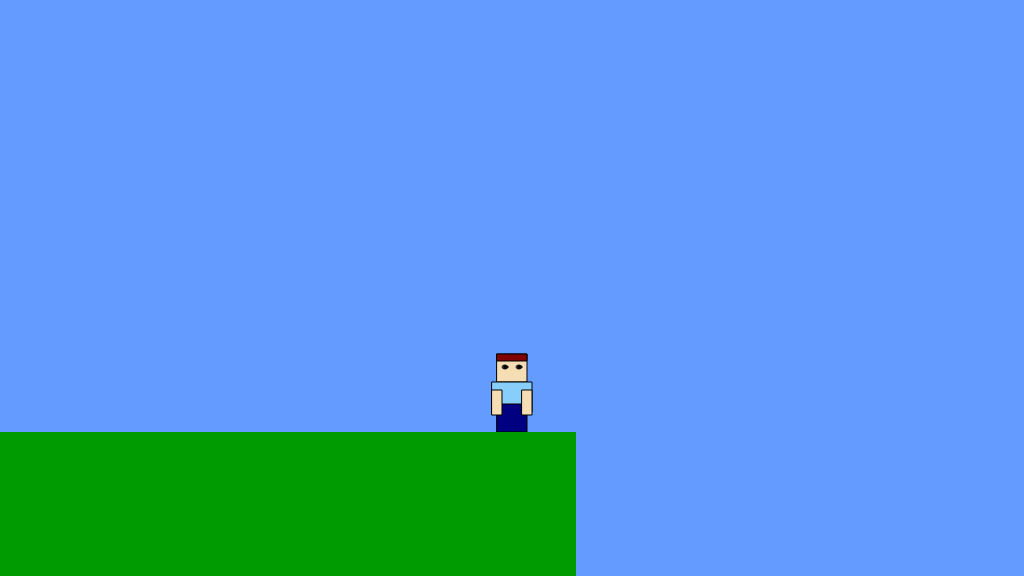
Frame 1 (no input)
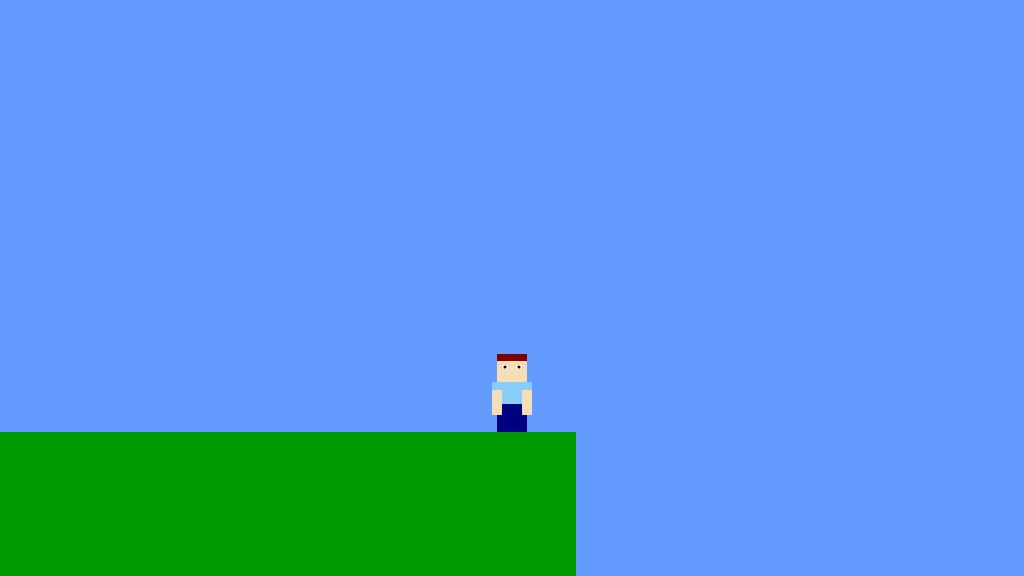
Frame 60 (no input)
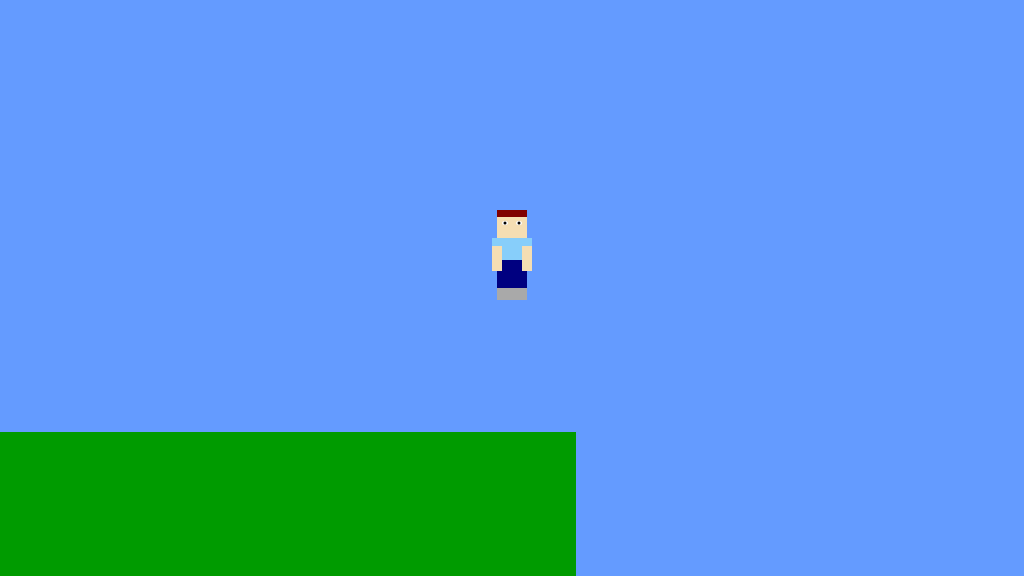
Frame 120 (the mouse pressed at the canvas centre since frame 60)

The p5.js sketch that drew these frames (run headless with seeded random() and noise() and a simulated clock; from frame 60 on, the mouse is pressed at the canvas centre):

// p5.js sketch
// ── sketch.js
/*

The Game Project

2b - using variables

*/

var floorPos_y;

var gameChar_x;
var gameChar_y;

var treePos_x;
var treePos_y;

var canyon;
var collectable;

var mountain;
var cloud;


function setup()
{
	createCanvas(1024, 576);
	floorPos_y = 432; //NB. we are now using a variable for the floor position

	//NB. We are now using the built in variables height and width
	gameChar_x = width/2;
	gameChar_y = floorPos_y;

	treePos_x = width/2;
	treePos_y = height/2;
}

function draw()
{
	background(100, 155, 255); //fill the sky blue
	gameCharacter()

	noStroke();
	fill(0, 155, 0);
	rect(0, floorPos_y, height, width - floorPos_y); //draw some green ground
	// //Standing, facing frontwards
	// var skinColor = color(245,222,179);//Wheat
	// var shirtColor = color(135,206,250) // LightSkyBlue
	// var trouserColor = color(0,0,128) // Navy
	// var shoesColor = color(169,169,169) // DarkGray
	// //head
	// fill(skinColor)
	// rect(gameChar_x-15, gameChar_y-80+2, 30, 28);
	// fill(128,0,0)//maroon
	// rect(gameChar_x-15, gameChar_y-80+2, 30, 7); // hair
	// 	//eyes whites
	// 	fill(255);
	// 	ellipse(gameChar_x-7, gameChar_y-65, 6,4);
	// 	ellipse(gameChar_x+7, gameChar_y-65, 6,4);
	// 	//eyes pupil
	// 	fill (0);
	// 	ellipse(gameChar_x-7, gameChar_y-65, 3,3);
	// 	ellipse(gameChar_x+7, gameChar_y-65, 3,3);
	// //body
	// fill(shirtColor); // LightSkyBlue
	// rect(gameChar_x-20, gameChar_y-50, 40, 30);
	// //Legs
	// fill(trouserColor); // Navy
	// rect(gameChar_x-15, gameChar_y-28, 30, 40);
	// //arms 
	// fill(skinColor) // PeachPuff
	// rect(gameChar_x-20, gameChar_y-42, 10, 25); // left
	// rect(gameChar_x+10, gameChar_y-42, 10, 25); // right
	// //feet
	// fill(shoesColor) // DarkGray
	// rect(gameChar_x-15, gameChar_y, 30, 12);

}

function mousePressed()
{

	gameChar_x = mouseX;
	gameChar_y = mouseY;

}


function gameCharacter()
{
	//Standing, facing frontwards
	var skinColor = color(245,222,179);//Wheat
	var shirtColor = color(135,206,250) // LightSkyBlue
	var trouserColor = color(0,0,128) // Navy
	var shoesColor = color(169,169,169) // DarkGray
	//head
	fill(skinColor)
	rect(gameChar_x-15, gameChar_y-80+2, 30, 28);
	fill(128,0,0)//maroon
	rect(gameChar_x-15, gameChar_y-80+2, 30, 7); // hair
		//eyes whites
		fill(255);
		ellipse(gameChar_x-7, gameChar_y-65, 6,4);
		ellipse(gameChar_x+7, gameChar_y-65, 6,4);
		//eyes pupil
		fill (0);
		ellipse(gameChar_x-7, gameChar_y-65, 3,3);
		ellipse(gameChar_x+7, gameChar_y-65, 3,3);
	//body
	fill(shirtColor); // LightSkyBlue
	rect(gameChar_x-20, gameChar_y-50, 40, 30);
	//Legs
	fill(trouserColor); // Navy
	rect(gameChar_x-15, gameChar_y-28, 30, 40);
	//arms 
	fill(skinColor) // PeachPuff
	rect(gameChar_x-20, gameChar_y-42, 10, 25); // left
	rect(gameChar_x+10, gameChar_y-42, 10, 25); // right
	//feet
	fill(shoesColor) // DarkGray
	rect(gameChar_x-15, gameChar_y, 30, 12);

}
